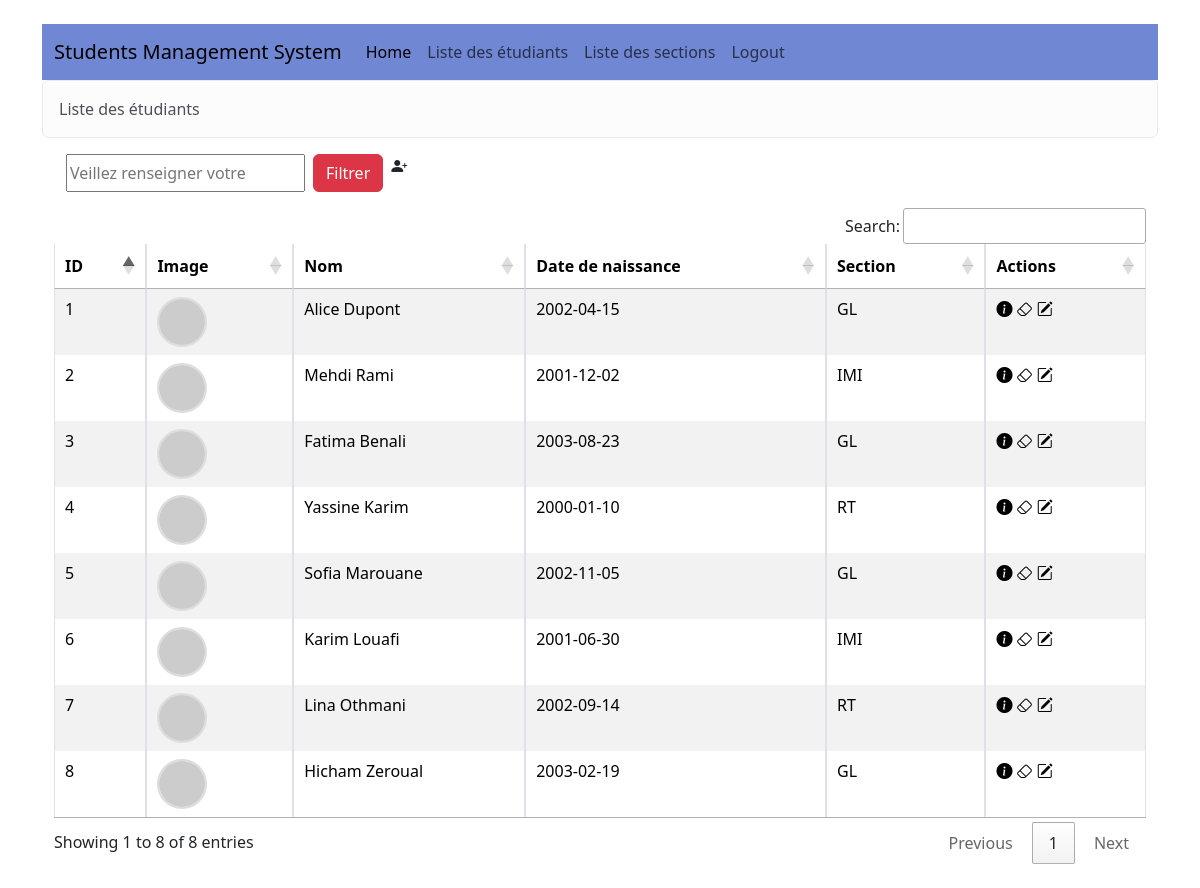
The app's page /Ex5/Admin/etudiants.php with its own data.
### tables this page shows
create table Etudiant (
id int auto_increment primary key,
name varchar(20),
birthday date,
image_url varchar(200),
section varchar(3)
);

### Ex5/fragments/admindatatable.php (the view, shortened to what this page needs)
<!DOCTYPE html>
<html lang="fr">
<head>
    <link href="https://cdn.jsdelivr.net/npm/bootstrap@5.3.3/dist/css/bootstrap.min.css" rel="stylesheet">
    <link rel="stylesheet" href="https://cdn.jsdelivr.net/npm/bootstrap-icons@1.11.3/font/bootstrap-icons.min.css">
    <link rel="stylesheet" href="https://cdn.datatables.net/1.13.6/css/jquery.dataTables.min.css">
    <link rel="stylesheet" href="https://cdn.datatables.net/buttons/2.4.1/css/buttons.dataTables.min.css">
</head>
<body class="p-4">
<div class="container">
    <div class="container mb-3">
        <form method="get" class="d-flex gap-2 mb-3">
            <input type="text" name="search" class=" w-20" placeholder="Veillez renseigner votre" value="<?= htmlspecialchars($_GET['search'] ?? '') ?>">
            <button type="submit" class="btn btn-danger" >Filtrer</button>
            <i class="bi bi-person-plus-fill"></i>
        </form>
    </div>
    <table id="studentTable" class="table table-striped table-bordered">
        <thead>
        <tr>
            <th>ID</th>
            <th>Image</th>
            <th>Nom</th>
            <th>Date de naissance</th>
            <th>Section</th>
            <th>Actions</th>
        </tr>
        </thead>
        <tbody>
        <?php foreach ($students as $student): ?>
            <tr>
                <td><?= $student['id'] ?></td>
                <td><img src="<?= htmlspecialchars($student['image_url']) ?>" class="student-img" alt="photo"></td>
                <td><?= htmlspecialchars($student['name']) ?></td>
                <td><?= $student['birthday'] ?></td>
                <td><?= htmlspecialchars($student['section']) ?></td>
                <td><i class="bi bi-info-circle-fill"></i> <i class="bi bi-eraser"></i> <i class="bi bi-pencil-square"></i> </td>
            </tr>
        <?php endforeach; ?>
        </tbody>
    </table>
</div>
</body>
</html>

### Ex5/fragments/admindatatable.php (style rules this page uses)
.student-img { width: 50px; height: 50px; object-fit: cover; border-radius: 50%; border: 2px solid #ddd; }

### records on screen
etudiant: id "1", name "Alice Dupont", birthday "2002-04-15", section "GL"
etudiant: id "2", name "Mehdi Rami", birthday "2001-12-02", section "IMI"
etudiant: id "3", name "Fatima Benali", birthday "2003-08-23", section "GL"
etudiant: id "4", name "Yassine Karim", birthday "2000-01-10", section "RT"
etudiant: id "5", name "Sofia Marouane", birthday "2002-11-05", section "GL"
etudiant: id "6", name "Karim Louafi", birthday "2001-06-30", section "IMI"
etudiant: id "7", name "Lina Othmani", birthday "2002-09-14", section "RT"
etudiant: id "8", name "Hicham Zeroual", birthday "2003-02-19", section "GL"
